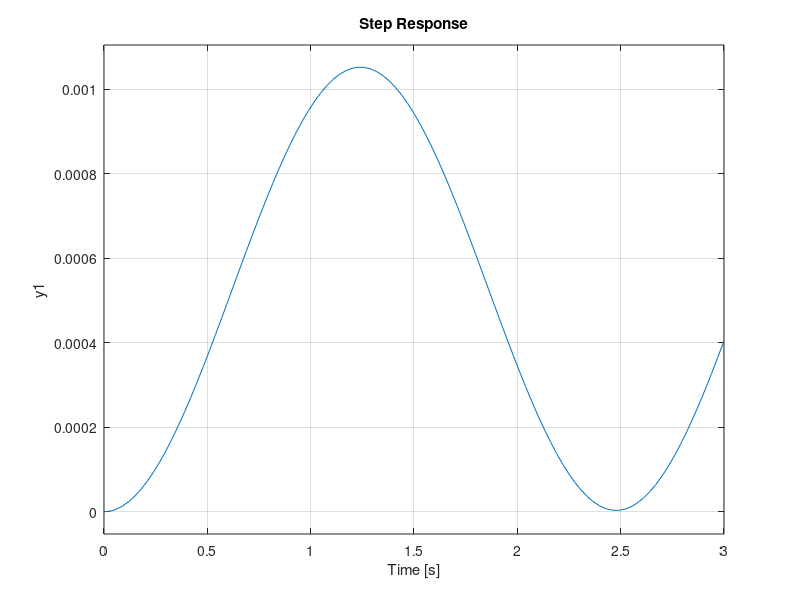
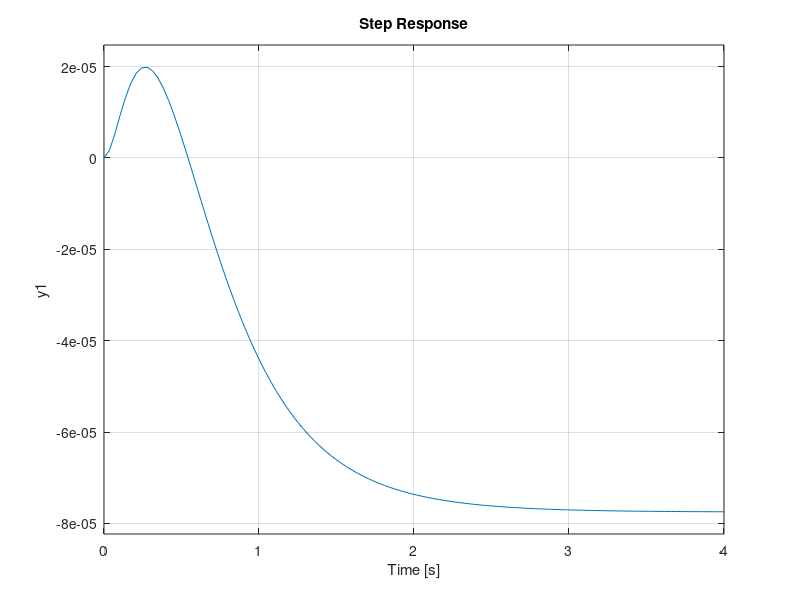
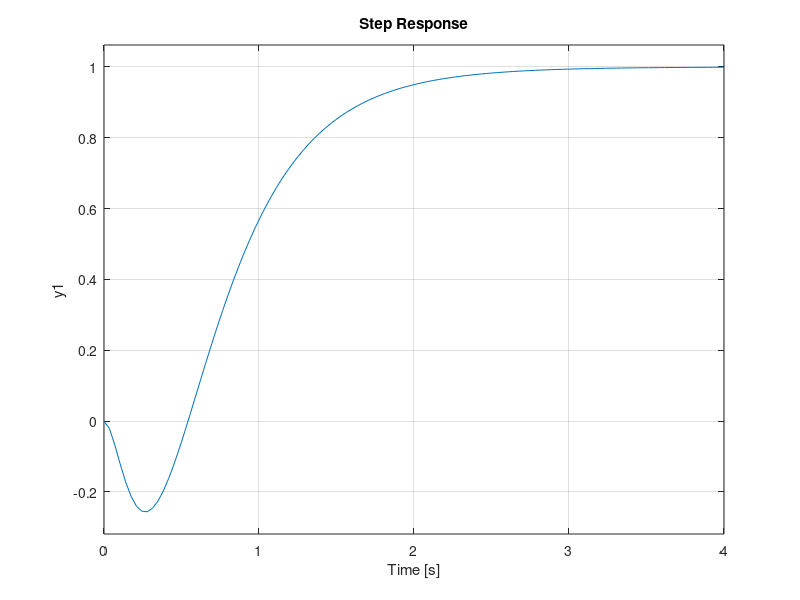

MATLAB code to generate these figures, in order:
%%% Magnetic Levitation System
%%% using Full State Feedback Controller

%% parameters
a = 1.65;
b = 6.2;
c = 2.69;
d = 4.2;
N = 4;
m = 0.12; % Kg
g = 9.81; % m/s/s

%% operating conditions
y1_0 = 0.02; % m
y2_0 = -0.02; % m
yc = 0.12; % m
y12_0 = yc + y2_0 - y1_0; % m
u1_0 = a*(y1_0+b)^4 * (c/(y12_0+d)^4 + m*g); % A
u2_0 = a*(-y2_0+b)^4 * (-c/(y12_0+d)^4 + m*g); % A

%% Linearized State-Space Model around operating point
yd = y12_0 + d;
ya = y1_0 + b;
yb = -y2_0 + b;
A = [0,                                         0,                                         1,   0;
     0,                                         0,                                         0,   1;
     -(((4*u1_0)/(m*a*ya^5))+((4*c)/(m*yd^5))),   ((4*c)/(m*yd^5)),                          0,   0;
     (((4*c)/(m*yd^5))),                        ((4*u2_0)/(m*a*yb^5))+((-4*c)/(m*yd^5)),  0,   0];

B = [0,             0;
     0,             0;
     1/(m*a*ya^4),  0;
     0,             1/(m*a*yb^4)];

C = [1, 0, 0, 0;
     0, 1, 0, 0];

D = 0;

% MIMO State-Space Model
sys_ss = ss(A,B,C,D);

% Transfer Function Matrix
sys_tf = tf(sys_ss);

% SISO models
tf_1 = sys_tf(1,1);     % input:u1   optput:y1 
%tf_2 = sys_tf(1,2);    % input:u2   optput:y1
%tf_3 = sys_tf(2,1);    % input:u1   optput:y2
tf_4 = sys_tf(2,2);     % input:u2   optput:y2

%% Full state feedback controller design (For TF_1)

% create SISO system (TF_1)
Am = A;
Bm = B(:,1);
Cm = C(1,:);
Dm = 0;
sys_1 = ss(Am,Bm,Cm,Dm);

% look at the openloop eigenvalues of the system
openloop_poles = eig(A)

% Verify that the system is Controllable
Pc = ctrb(A,B);
rank(Pc)  % should be equal to 4

% Choose desired closed loop pole locations
%desired_closed_loop_poles = [-4;-3;-2;-1];
desired_closed_loop_poles = [-9;-2;-5;-3];  % change these to see different results

% compute full state feedback gain
K = acker(Am,Bm,desired_closed_loop_poles);

% check that the eigenvalues are at locations where we want them to be
A_cl = Am - Bm*K;
eig(A_cl)  % should be same as desired_closed_loop_poles

% create closed loop system
cl_sys_1 = ss(A_cl, Bm, Cm, Dm);

% open loop step response
figure();
step(sys_1);

% closed loop step response 
figure();
step(cl_sys_1);

% solve for Kr
Kdc = dcgain(cl_sys_1);
Kr = 1/Kdc;

% Create scaled input closed loop system
cl_sys_1_scaled = ss(A_cl, Bm*Kr, Cm, Dm);
figure();
step(cl_sys_1_scaled);
